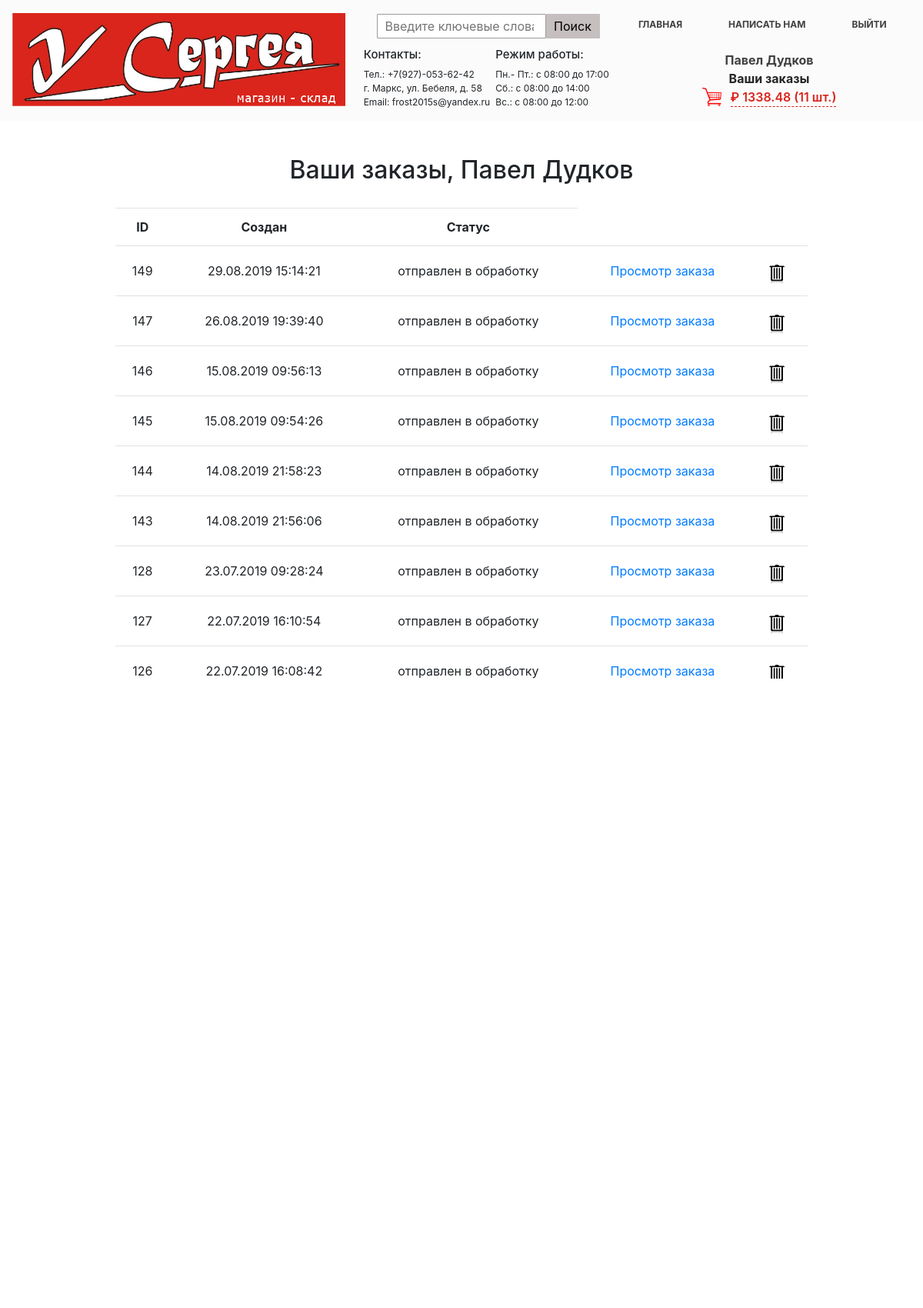
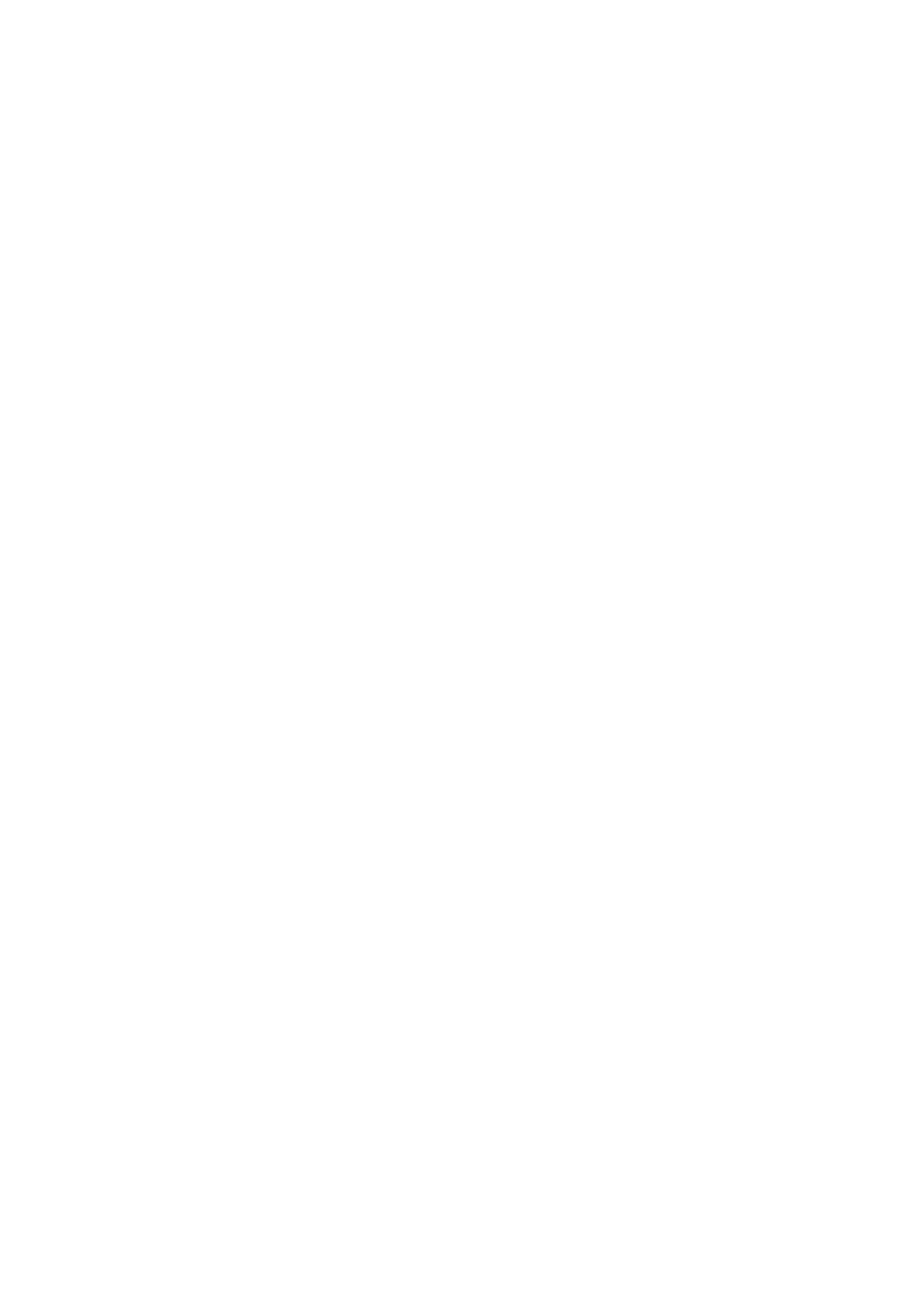
Page /order/ (signed in, upper part) on the committed database (2 pictures, top to bottom).
### authapp/models.py (models this page shows)
class ShopUser(AbstractUser):
    avatar = models.ImageField(verbose_name='фотография', upload_to='users_avatars', blank='True', default='users_avatars/default.jpg')
    phone = models.CharField(verbose_name='номер телефона', max_length=30)

### basketapp/models.py (models this page shows, shortened)
class Basket(models.Model):
    user = models.ForeignKey(settings.AUTH_USER_MODEL, on_delete=models.CASCADE, related_name='basket')
    product = models.ForeignKey(Product, on_delete=models.CASCADE)
    quantity = models.PositiveIntegerField(verbose_name='количество', default=0)
    add_datetime = models.DateTimeField(verbose_name='время', auto_now_add=True)
    @property
    def product_cost(self):
        return self.product.price * self.quantity
    @property
    def total_quantity(self):
        _items = Basket.objects.filter(user=self.user)
        _totalquantity = sum(list(map(lambda x: x.quantity, _items)))
        return _totalquantity
    @property
    def total_cost(self):
        _items = Basket.objects.filter(user=self.user)
        _totalcost = sum(list(map(lambda x: x.product_cost, _items)))
        return _totalcost

### mainapp/models.py (models this page shows, shortened)
class Product(models.Model):
    category = models.ForeignKey(ProductCategory, on_delete=models.CASCADE)
    name = models.CharField(verbose_name='имя продукта', max_length=128)
    image = models.ImageField(upload_to='products_images', blank=True)
    short_desc = models.CharField(verbose_name='краткое описание продукта', max_length=60, blank=True)
    description = models.TextField(verbose_name='описание продукта', blank=True)
    price = models.DecimalField(verbose_name='цена продукта', max_digits=8, decimal_places=2, default=0)
    quantity = models.PositiveIntegerField(verbose_name='количество на складе', default=0)

### ordersapp/models.py (models this page shows, shortened)
class Order(models.Model):
    SENT_TO_PROCEED = 'STP'
    READY = 'RDY'
    CANCEL = 'CNC'
    ORDER_STATUS_CHOICES = (
        (SENT_TO_PROCEED, 'отправлен в обработку'),
        (READY, 'готов к выдаче'),
        (CANCEL, 'отменен'),
    )
    user = models.ForeignKey(settings.AUTH_USER_MODEL,
                             on_delete=models.CASCADE)
    created = models.DateTimeField(verbose_name='создан', auto_now_add=True)
    updated = models.DateTimeField(verbose_name='обновлен', auto_now=True)
    status = models.CharField(verbose_name='статус',
                              max_length=3,
                              choices=ORDER_STATUS_CHOICES,
                              default=SENT_TO_PROCEED)
    is_active = models.BooleanField(verbose_name='активен', default=True)
    class Meta:
        ordering = ('-created',)
        verbose_name = 'заказ'
        verbose_name_plural = 'заказы'

### ordersapp/views.py (the view)
@login_required
def orderList(request):
    title = 'Заказы'
    orders = Order.objects.filter(user=request.user)
    basket = Basket.objects.filter(user=request.user)
    content = {
        'title': title,
        'orders': orders,
        'basket': basket,
    }
    return render(request, 'ordersapp/order_list.html', content)

### ordersapp/templates/ordersapp/order_list.html
{% extends 'mainapp/base.html' %}
{% load staticfiles %}
{% block menu %}
    <div class="position-index-sign-in">
        {% include 'mainapp/includes/inc_sing_in.html' %}
    </div>
{% endblock %}
{% block content %}
<div class="order-list-view">
   <div class="h2" style="margin-top:20px; text-align:center; margin-bottom: 30px;">
       Ваши заказы,
       {% if user.first_name %}
           {{ user.first_name|title}}
       {% else %}
           Пользователь
       {% endif %}
   </div>
   <table class="table orders_list" style="text-align:center; border-bottom: 0; width: 900px;">
       <thead>
         <tr>
           <th style="border-bottom: 0;">ID</th>
           <th style="border-bottom: 0;">Создан</th>
           <th style="border-bottom: 0;">Статус</th>
         </tr>
       </thead>
       <tbody>
           {% for item in orders %}
               {% if item.is_active %}
               <tr style="line-height:40px;">
                   <td class="td1 orders_list">{{ item.pk }}</td>
                   <td>{{ item.created|date:"d.m.Y H:i:s" }}</td>
                   <td>{{ item.get_status_display }}</td>
                   <td>
                       <a href="{% url 'ordersapp:order_read' item.pk %}">
                           Просмотр заказа
                       </a>
                   </td>
                   <td>
                         <a href="{% url 'ordersapp:order_delete' item.pk %}">
                             <img src="{% static 'img/trash-empty.png' %}" alt="trash-empty" style="width: 33px"/>
                         </a>
                   </td>
               </tr>
               {% endif %}
           {% endfor %}
       </tbody>
   </table>
</div>
{% endblock %}

### mainapp/templates/mainapp/includes/inc_sing_in.html
{% load staticfiles %}
{% if user.is_authenticated %}
<a href="{% url 'auth:edit' %}" class="edit-user-profil-login"><abbr title="Редактировать"
                                                                     style="text-decoration: none;">
    {{ user.first_name|default:'Пользователь' }}</abbr>
</a>
<a href="{% url 'ordersapp:orders_list' %}" class="order-style-view">
                       Ваши заказы
                   </a>
{% endif %}
<div class="sign-in-position">
        <img src="{% static 'img/basket-logo1.png' %}" class="basket-logo">
    {% if basket|length > 0 %}
        <a href="{% url 'basket:view' %}" class="mini-basket-position">
                    <span style="color: #da251c; font-weight: 600;">
                         &#8381 {{ basket.0.total_cost }}
                          ({{ basket.0.total_quantity }} шт.)
                    </span><br/></a>
    {% else %}
        <p class="if-basket-empty">Ваша корзина пуста</p>
    {% endif %}
</div>

### static/css/style.css (style rules this page uses)
* { margin: 0; padding: 0; }
body { overflow: auto; }
html, body { height: 100%; }
.position-index-sign-in { display: flex; flex-direction: column; width: 400px; align-items: center; height: 100px; justify-content: center; }
.sign-in-position { display: flex; color: #212529; align-items: center; }
.basket-logo { width: 25px; margin-right: 12px; }
.mini-basket-position { text-decoration: none; border-bottom: 1px dashed #da251c; }
.edit-user-profil-login { text-decoration: none; text-align: right; margin-bottom: 0; margin-top: 10px; color: #404040; font-weight: 700; }
.order-style-view { text-decoration: none; color: #252525; font-weight: 700; }
.order-list-view { display: flex; flex-direction: column; align-items: center; height: 700px; overflow-y: auto; margin-top: 25px; }

### rows in the picture
ShopUser: first_name "Павел Дудков"
Basket: user+product+quantity "1338.48", user+quantity "11"
Order: pk "149", created "29.08.2019 15:14:21", status "отправлен в обработку", is_active True (drawn)
Order: pk "147", created "26.08.2019 19:39:40", status "отправлен в обработку", is_active True (drawn)
Order: pk "146", created "15.08.2019 09:56:13", status "отправлен в обработку", is_active True (drawn)
Order: pk "145", created "15.08.2019 09:54:26", status "отправлен в обработку", is_active True (drawn)
Order: pk "144", created "14.08.2019 21:58:23", status "отправлен в обработку", is_active True (drawn)
Order: pk "143", created "14.08.2019 21:56:06", status "отправлен в обработку", is_active True (drawn)
Order: pk "128", created "23.07.2019 09:28:24", status "отправлен в обработку", is_active True (drawn)
Order: pk "127", created "22.07.2019 16:10:54", status "отправлен в обработку", is_active True (drawn)
Order: pk "126", created "22.07.2019 16:08:42", status "отправлен в обработку", is_active True (drawn)
